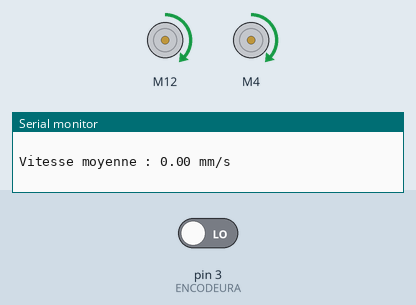
Simulated run of this sketch. Board: Arduino Uno, built with avr-gcc and run on an emulated ATmega328P. Parts: 2 × DC motor (green arrow = forward, orange = backward, longer = faster), the last lines printed to the serial monitor. The inputs (shaded band) are chosen by the test bench; at power-on: pin 3 (ENCODEURA) LOW.

Above: at 0.3 s.
At 5.3 s:
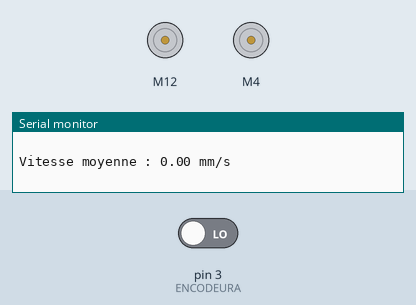
Timing chart, 0 to 6.8 s (numbered marks = the images above):
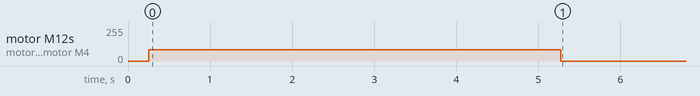

Measured:
- by itself, motor M12, motor M4: stopped → forward 85/255 at 0.25 s, → stopped 5.0 s later

The sketch:

L298N-Callback.ino
```cpp
#include <L298N.h>

//pin definition
#define EN1 9
#define IN1 12
#define IN2 7
#define EN2 10
#define IN3 4
#define IN4 8
//create a motor instance
L298N motor1(EN1, IN1, IN2);
L298N motor2(EN2, IN3, IN4);
volatile int pos = 0;
volatile int tours = 0;
volatile float vit = 0;
volatile unsigned long t = 0;
volatile int apos;
volatile float vmoy = 0;

int ENCODEURA = 3;
int ENCODEURB = 18;

//initial speed
unsigned short theSpeed = 85;

void setup() {

  //set the initial speed
  motor1.setSpeed(theSpeed);
  motor2.setSpeed(theSpeed);
  Serial.begin(2000000);
  Serial.println("Codeur incrémental");
  pinMode(ENCODEURB, INPUT);
  attachInterrupt(1, front, CHANGE);
  t = micros();

}

void loop(){
  delay(250);
  motor1.forwardFor(5000);
  motor2.forwardFor(5000);
  unsigned long dt = micros() - t;
  int dpos = pos-apos;
  apos = pos ; //position précédente
  t = micros();
  if (dt>0) {
    vit = 1e6*(dpos)/dt *1.308997e-1; //*1.308997e-2 m/tics
  }
  //Serial.print("Position : "), Serial.print(pos), Serial.print(" tics     dpos : "), Serial.print(dpos), Serial.println(" tics");
  //Serial.print("Temps : "), Serial.print(t*1e-6), Serial.print(" s     dt : "), Serial.print(dt*1e-3), Serial.println(" ms");
  Serial.print("Vitesse : "), Serial.print(vit), Serial.println(" mm/s"), Serial.println(" ");
  if (vit > 55){
    vmoy += vit;
  }
  if (vit <1){
    vmoy = vmoy/19;
    Serial.print("Vitesse moyenne : "), Serial.print(vmoy), Serial.println(" mm/s"), Serial.println(" ");
  }
}

void front(){
  int lectureA = digitalRead(ENCODEURA);
  int lectureB = digitalRead(ENCODEURB);
  if (lectureA == lectureB){
    ++pos; //car tourne vers l'avant ==> négatif
  }
  else {
    --pos;
  }
}
```
